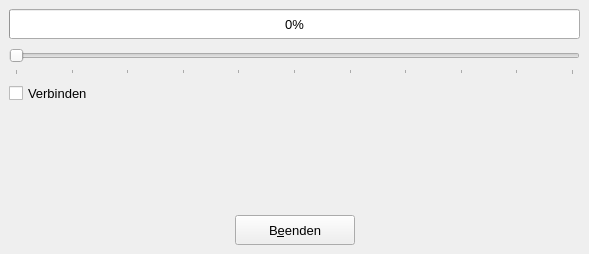
<?xml version="1.0" encoding="UTF-8"?>
<ui version="4.0">
 <class>MainWindow</class>
 <widget class="QMainWindow" name="MainWindow">
  <property name="geometry">
   <rect>
    <x>0</x>
    <y>0</y>
    <width>589</width>
    <height>254</height>
   </rect>
  </property>
  <property name="minimumSize">
   <size>
    <width>0</width>
    <height>0</height>
   </size>
  </property>
  <property name="font">
   <font>
    <pointsize>10</pointsize>
   </font>
  </property>
  <property name="windowTitle">
   <string>Signale und Slots</string>
  </property>
  <widget class="QWidget" name="centralwidget">
   <layout class="QVBoxLayout" name="verticalLayout_2">
    <item>
     <layout class="QVBoxLayout" name="verticalLayout">
      <item>
       <widget class="QProgressBar" name="progressBar">
        <property name="minimumSize">
         <size>
          <width>0</width>
          <height>30</height>
         </size>
        </property>
        <property name="maximumSize">
         <size>
          <width>16777215</width>
          <height>50</height>
         </size>
        </property>
        <property name="styleSheet">
         <string notr="true">QProgressBar
{
	text-align: center;
}</string>
        </property>
        <property name="value">
         <number>0</number>
        </property>
       </widget>
      </item>
      <item>
       <widget class="QSlider" name="horizontalSlider">
        <property name="minimumSize">
         <size>
          <width>0</width>
          <height>30</height>
         </size>
        </property>
        <property name="maximumSize">
         <size>
          <width>16777215</width>
          <height>50</height>
         </size>
        </property>
        <property name="maximum">
         <number>100</number>
        </property>
        <property name="orientation">
         <enum>Qt::Horizontal</enum>
        </property>
        <property name="tickPosition">
         <enum>QSlider::TicksBelow</enum>
        </property>
        <property name="tickInterval">
         <number>10</number>
        </property>
       </widget>
      </item>
      <item>
       <widget class="QCheckBox" name="checkConnect">
        <property name="minimumSize">
         <size>
          <width>0</width>
          <height>25</height>
         </size>
        </property>
        <property name="maximumSize">
         <size>
          <width>16777215</width>
          <height>25</height>
         </size>
        </property>
        <property name="text">
         <string>Verbinden</string>
        </property>
       </widget>
      </item>
     </layout>
    </item>
    <item>
     <spacer name="verticalSpacer">
      <property name="orientation">
       <enum>Qt::Vertical</enum>
      </property>
      <property name="sizeHint" stdset="0">
       <size>
        <width>20</width>
        <height>82</height>
       </size>
      </property>
     </spacer>
    </item>
    <item>
     <layout class="QHBoxLayout" name="horizontalLayout">
      <item>
       <spacer name="horizontalSpacer">
        <property name="orientation">
         <enum>Qt::Horizontal</enum>
        </property>
        <property name="sizeHint" stdset="0">
         <size>
          <width>40</width>
          <height>20</height>
         </size>
        </property>
       </spacer>
      </item>
      <item>
       <widget class="QPushButton" name="btnBeenden">
        <property name="minimumSize">
         <size>
          <width>120</width>
          <height>30</height>
         </size>
        </property>
        <property name="maximumSize">
         <size>
          <width>120</width>
          <height>30</height>
         </size>
        </property>
        <property name="text">
         <string>B&amp;eenden</string>
        </property>
       </widget>
      </item>
      <item>
       <spacer name="horizontalSpacer_2">
        <property name="orientation">
         <enum>Qt::Horizontal</enum>
        </property>
        <property name="sizeHint" stdset="0">
         <size>
          <width>40</width>
          <height>20</height>
         </size>
        </property>
       </spacer>
      </item>
     </layout>
    </item>
   </layout>
  </widget>
 </widget>
 <resources/>
 <connections/>
</ui>
